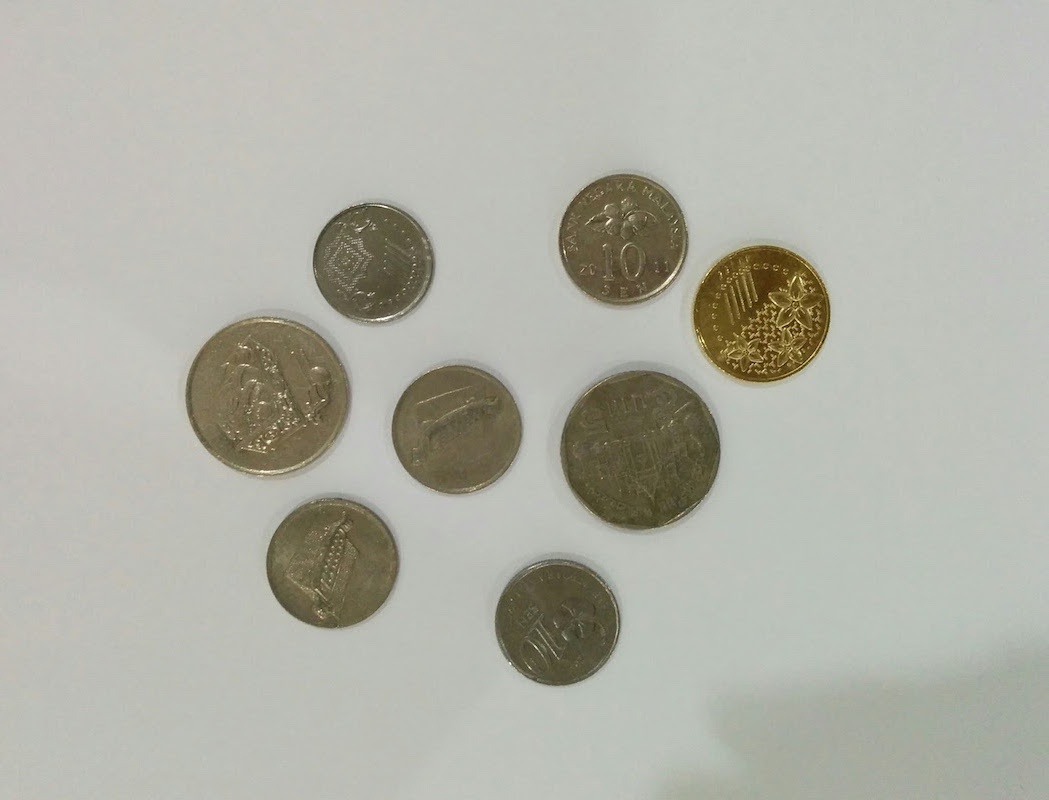
#> input picture img/coins.jpg, 1049 x 800 px
$ python blurring.py --image img/coins.jpg
#> lines starting #> are read from the running program, lines starting #| are printed output that depends on the picture
import numpy as np
import argparse
import cv2

ap = argparse.ArgumentParser()
ap.add_argument("-i", "--image", required = True, help = "Path to the image")
args = vars(ap.parse_args())

image = cv2.imread(args["image"])
#> image is the input picture: shape (800, 1049, 3); mean B, G, R 166.9, 177, 176.6
cv2.imshow("Original", image)

blurred=np.hstack([
    cv2.blur(image, (3,3)), # Filtro pasa bajos, promedio
    cv2.blur(image, (5,5)),
    cv2.blur(image,(7,7))
])
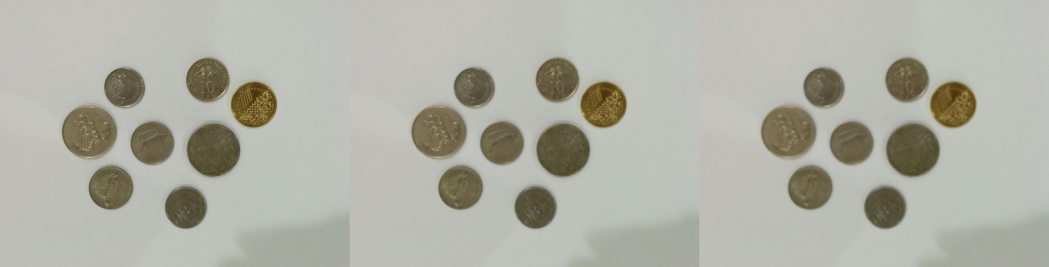
#> blurred: shape (800, 3147, 3) (shown at 1/3 size); mean B, G, R 166.9, 177, 176.6
cv2.imshow("Averaged", blurred)
cv2.waitKey(0)

blurred=np.hstack([
    cv2.GaussianBlur(image, (3,3), 0),  # El ultimo parametro es sigma, standard deviation, en la direccion x
    cv2.GaussianBlur(image, (5,5), 0),  # 0 significa que OpenCV la calcula sola a partir del tamaño del kernel
    cv2.GaussianBlur(image, (7,7), 0),
])
cv2.imshow("Gaussian", blurred)
cv2.waitKey(0)

blurred=np.hstack([
    cv2.medianBlur(image, 3),   # El filtro de la mediana sirve para remover salt an pepper
    cv2.medianBlur(image, 5),   # Utilizar para remover RUIDO
    cv2.medianBlur(image,7)     # Se pierden los bordes
])
cv2.imshow("Median", blurred)
cv2.waitKey(0)

# Para mantener los bordes y eliminar el ruido se usa el filtro bilateral, dos distribuciones gaussianas
blurred=np.hstack([
    cv2.bilateralFilter(image, 5, 21, 21),  # 2arg: tamaño del kernel
    cv2.bilateralFilter(image, 7, 31, 31),  # 3arg: cantidad de intensidades tenidas en cuenta
    cv2.bilateralFilter(image, 9, 41, 41)   # 4arg: cuantos pixeles fuera del centro son tenidos en cuenta
])
cv2.imshow("Bilateral", blurred)
cv2.waitKey(0)
